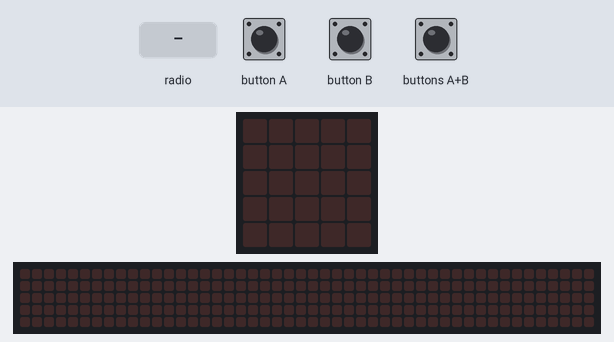
This program was run on a simulated BBC micro:bit (MakeCode). Shown: the board's 5×5 LED display, a strip that is not on the board, showing the scrolling text unrolled. Inputs (shaded band) come from the test bench. The 48×5 strip is a reading aid, not a part: it shows the text the display is scrolling, unrolled, one strip-width of it at a time.

Above: at 1.2 s.
1.3 s: radio message "3" arrives
At 3.77 s:
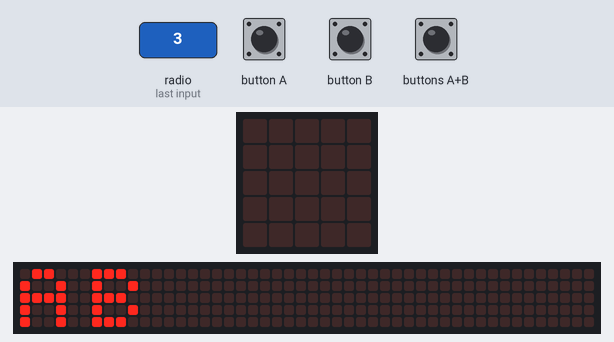
4.3 s: radio message "1" arrives
At 5.3 s:
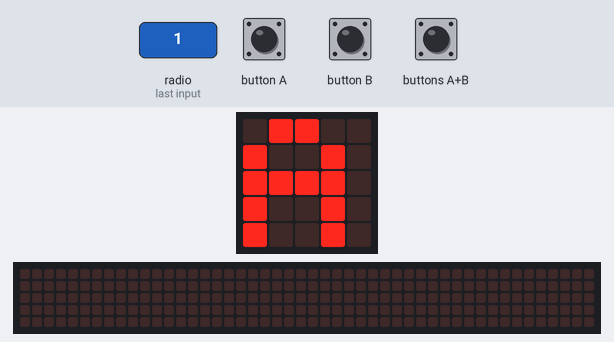
5.8 s: radio message "2" arrives
At 6.5 s:
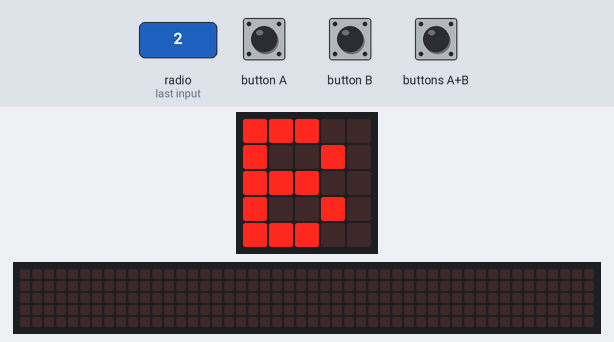
7.3 s: radio message "3" arrives
At 7.37 s:
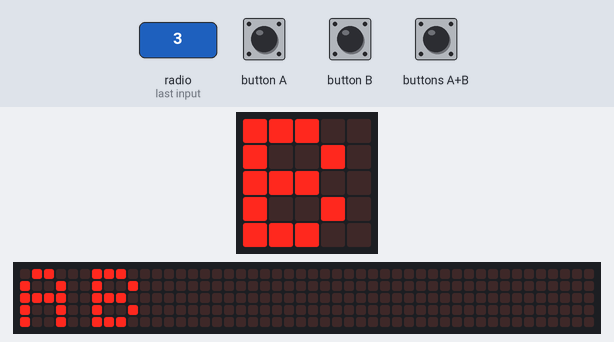
Timing chart, 0 to 10.3 s (numbered marks = the images above; inputs shaded):
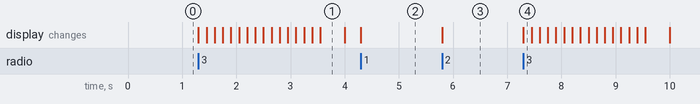

The program:

main.ts
```typescript
radio.onReceivedNumber(function (receivedNumber) {
    if (1 == receivedNumber) {
        basic.showString("A")
    }
    if (2 == receivedNumber) {
        basic.showString("B")
    }
    if (3 == receivedNumber) {
        basic.showString("AB")
    }
})
input.onButtonPressed(Button.A, function () {
    radio.sendNumber(1)
})
input.onButtonPressed(Button.AB, function () {
    radio.sendNumber(3)
})
input.onButtonPressed(Button.B, function () {
    radio.sendNumber(2)
})
radio.setGroup(3)
```

test.ts
```typescript
// aquí va el archivo "tests"; esto no se compilará cuando este paquete se utilice como una extensión.
```

Measured:
- after the input at 1.3 s, the display: changes at once (image 1)
- after the input at 4.3 s, the display: changes at once (image 2)
- after the input at 5.8 s, the display: changes at once (image 3)
- after the input at 7.3 s, the display: changes at once (image 4)
- what the display in image 1 shows lasts 0.4 s, from 3.6 s to 4.0 s
